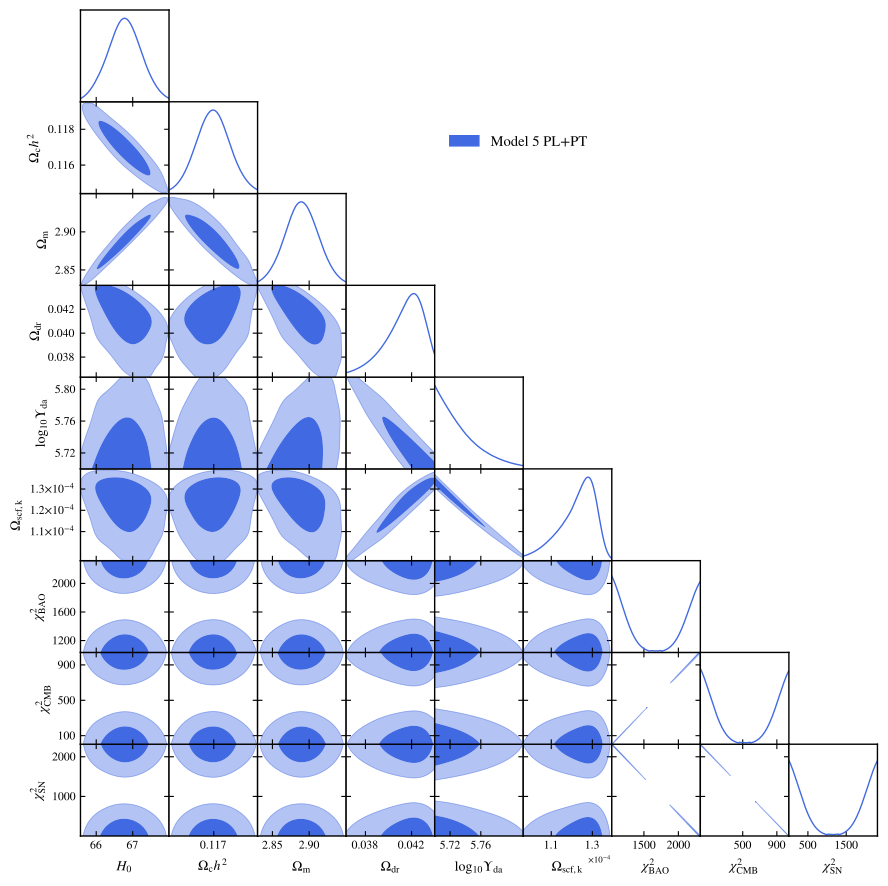

Here is the Python script that generated this plot:
import getdist.plots as gplot
from getdist import MCSamples
from getdist import loadMCSamples
import os
import matplotlib
import subprocess
import matplotlib.pyplot as plt
import numpy as np

# GENERAL PLOT OPTIONS
matplotlib.rcParams['mathtext.fontset'] = 'stix'
matplotlib.rcParams['font.family'] = 'STIXGeneral'
matplotlib.rcParams['mathtext.rm'] = 'Bitstream Vera Sans'
matplotlib.rcParams['mathtext.it'] = 'Bitstream Vera Sans:italic'
matplotlib.rcParams['mathtext.bf'] = 'Bitstream Vera Sans:bold'
matplotlib.rcParams['xtick.bottom'] = True
matplotlib.rcParams['xtick.top'] = False
matplotlib.rcParams['ytick.right'] = False
matplotlib.rcParams['axes.edgecolor'] = 'black'
matplotlib.rcParams['axes.linewidth'] = '1.0'
matplotlib.rcParams['axes.labelsize'] = 'medium'
matplotlib.rcParams['axes.grid'] = True
matplotlib.rcParams['grid.linewidth'] = '0.0'
matplotlib.rcParams['grid.alpha'] = '0.18'
matplotlib.rcParams['grid.color'] = 'lightgray'
matplotlib.rcParams['legend.labelspacing'] = 0.77
matplotlib.rcParams['savefig.bbox'] = 'tight'
matplotlib.rcParams['savefig.format'] = 'pdf'

parameter = [u'H0',u'omegach2',u'Omega_m',u'Omega0_da_dr',u'scf_friction', u'Omega0_scf_ke',
u'chi2__BAO',u'chi2__CMB',u'chi2__SN']
chaindir=r'.'

root_chains = ('EXAMPLE_MCMC5','EXAMPLE_MCMC20')

analysissettings={'smooth_scale_1D':0.45,'smooth_scale_2D':0.45,'ignore_rows': u'0.5',
'range_confidence' : u'0.04'}

analysissettings2={'smooth_scale_1D':0.45,'smooth_scale_2D':0.45,'ignore_rows': u'0.0',
'range_confidence' : u'0.04'}

#The previous run had 'scf_friction' : 5.7 (Omega_dr_max = 0.044) - 8. 7 (Omega_dr_min = 0.0008)
or_min = 0.0008
or_max = 0.044 

# --------------------------------------------------------------------------------
print("Chain 1")
samples=loadMCSamples('./' + root_chains[0],settings=analysissettings)
samples.ranges.setRange('Omega0_da_dr', [or_min, or_max])
samples.saveAsText('.VM_P4_TMP1')
# --------------------------------------------------------------------------------
print("Chain 2")
samples=loadMCSamples('./' + root_chains[1],settings=analysissettings2)
samples.ranges.setRange('Omega0_da_dr', [or_min, or_max])
samples.saveAsText('.VM_P4_TMP2')
# --------------------------------------------------------------------------------

#GET DIST PLOT SETUP
g=gplot.getSubplotPlotter(chain_dir=chaindir, analysis_settings=analysissettings2,width_inch=9.0)
g.settings.lw_contour = 1.2
g.settings.legend_rect_border = False
g.settings.figure_legend_frame = False
g.settings.axes_fontsize = 13.5
g.settings.legend_fontsize = 15.5
g.settings.alpha_filled_add = 0.7
g.settings.lab_fontsize=15
g.legend_labels=False

param_3d = None
#g.triangle_plot(['.VM_P4_TMP2', '.VM_P4_TMP1'],parameter,
g.triangle_plot(['.VM_P4_TMP1'],parameter,
plot_3d_with_param=param_3d,line_args=[
{'lw': 1.0,'ls': 'solid', 'color':'royalblue'}],
contour_colors=['royalblue'],
filled=True,shaded=False,
legend_labels=['Model 5 PL+PT'],legend_loc=(0.5,0.825),
imax_shaded=0)
g.export()
